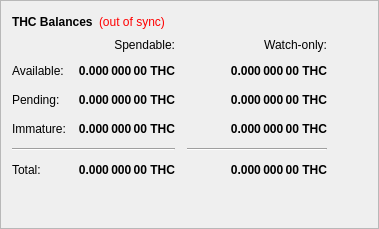
        <widget class="QFrame" name="frame">
         <property name="frameShape">
          <enum>QFrame::StyledPanel</enum>
         </property>
         <property name="frameShadow">
          <enum>QFrame::Raised</enum>
         </property>
         <layout class="QVBoxLayout" name="verticalLayout_4">
          <item>
           <layout class="QHBoxLayout" name="horizontalLayout_4">
            <item>
             <widget class="QLabel" name="label_5">
              <property name="font">
               <font>
                <weight>75</weight>
                <bold>true</bold>
               </font>
              </property>
              <property name="text">
               <string>THC Balances</string>
              </property>
             </widget>
            </item>
            <item>
             <widget class="QLabel" name="labelWalletStatus">
              <property name="cursor">
               <cursorShape>WhatsThisCursor</cursorShape>
              </property>
              <property name="toolTip">
               <string>The displayed information may be out of date. Your wallet automatically synchronizes with the Hempcoin network after a connection is established, but this process has not completed yet.</string>
              </property>
              <property name="styleSheet">
               <string notr="true">QLabel { color: red; }</string>
              </property>
              <property name="text">
               <string notr="true">(out of sync)</string>
              </property>
              <property name="alignment">
               <set>Qt::AlignLeading|Qt::AlignLeft|Qt::AlignVCenter</set>
              </property>
             </widget>
            </item>
            <item>
             <spacer name="horizontalSpacer_3">
              <property name="orientation">
               <enum>Qt::Horizontal</enum>
              </property>
              <property name="sizeHint" stdset="0">
               <size>
                <width>40</width>
                <height>20</height>
               </size>
              </property>
             </spacer>
            </item>
           </layout>
          </item>
          <item>
           <layout class="QGridLayout" name="gridLayout">
            <property name="spacing">
             <number>12</number>
            </property>
            <item row="2" column="2">
             <widget class="QLabel" name="labelWatchPending">
              <property name="font">
               <font>
                <weight>75</weight>
                <bold>true</bold>
               </font>
              </property>
              <property name="cursor">
               <cursorShape>IBeamCursor</cursorShape>
              </property>
              <property name="toolTip">
               <string>Unconfirmed transactions to watch-only addresses</string>
              </property>
              <property name="text">
               <string notr="true">0.000 000 00 THC</string>
              </property>
              <property name="alignment">
               <set>Qt::AlignRight|Qt::AlignTrailing|Qt::AlignVCenter</set>
              </property>
              <property name="textInteractionFlags">
               <set>Qt::LinksAccessibleByMouse|Qt::TextSelectableByKeyboard|Qt::TextSelectableByMouse</set>
              </property>
             </widget>
            </item>
            <item row="2" column="1">
             <widget class="QLabel" name="labelUnconfirmed">
              <property name="font">
               <font>
                <weight>75</weight>
                <bold>true</bold>
               </font>
              </property>
              <property name="cursor">
               <cursorShape>IBeamCursor</cursorShape>
              </property>
              <property name="toolTip">
               <string>Total of transactions that have yet to be confirmed, and do not yet count toward the spendable balance</string>
              </property>
              <property name="text">
               <string notr="true">0.000 000 00 THC</string>
              </property>
              <property name="alignment">
               <set>Qt::AlignRight|Qt::AlignTrailing|Qt::AlignVCenter</set>
              </property>
              <property name="textInteractionFlags">
               <set>Qt::LinksAccessibleByMouse|Qt::TextSelectableByKeyboard|Qt::TextSelectableByMouse</set>
              </property>
             </widget>
            </item>
            <item row="3" column="2">
             <widget class="QLabel" name="labelWatchImmature">
              <property name="font">
               <font>
                <weight>75</weight>
                <bold>true</bold>
               </font>
              </property>
              <property name="cursor">
               <cursorShape>IBeamCursor</cursorShape>
              </property>
              <property name="toolTip">
               <string>Staked or masternode rewards in watch-only addresses that has not yet matured</string>
              </property>
              <property name="text">
               <string notr="true">0.000 000 00 THC</string>
              </property>
              <property name="alignment">
               <set>Qt::AlignRight|Qt::AlignTrailing|Qt::AlignVCenter</set>
              </property>
              <property name="textInteractionFlags">
               <set>Qt::LinksAccessibleByMouse|Qt::TextSelectableByKeyboard|Qt::TextSelectableByMouse</set>
              </property>
             </widget>
            </item>
            <item row="4" column="0" colspan="2">
             <widget class="Line" name="lineSpendableBalance">
              <property name="orientation">
               <enum>Qt::Horizontal</enum>
              </property>
             </widget>
            </item>
            <item row="4" column="2">
             <widget class="Line" name="lineWatchBalance">
              <property name="sizePolicy">
               <sizepolicy hsizetype="Preferred" vsizetype="Fixed">
                <horstretch>0</horstretch>
                <verstretch>0</verstretch>
               </sizepolicy>
              </property>
              <property name="minimumSize">
               <size>
                <width>140</width>
                <height>0</height>
               </size>
              </property>
              <property name="orientation">
               <enum>Qt::Horizontal</enum>
              </property>
             </widget>
            </item>
            <item row="5" column="0">
             <widget class="QLabel" name="labelTotalText">
              <property name="text">
               <string>Total:</string>
              </property>
             </widget>
            </item>
            <item row="3" column="1">
             <widget class="QLabel" name="labelImmature">
              <property name="font">
               <font>
                <weight>75</weight>
                <bold>true</bold>
               </font>
              </property>
              <property name="cursor">
               <cursorShape>IBeamCursor</cursorShape>
              </property>
              <property name="toolTip">
               <string>Staked or masternode rewards that has not yet matured</string>
              </property>
              <property name="text">
               <string notr="true">0.000 000 00 THC</string>
              </property>
              <property name="alignment">
               <set>Qt::AlignRight|Qt::AlignTrailing|Qt::AlignVCenter</set>
              </property>
              <property name="textInteractionFlags">
               <set>Qt::LinksAccessibleByMouse|Qt::TextSelectableByKeyboard|Qt::TextSelectableByMouse</set>
              </property>
             </widget>
            </item>
            <item row="2" column="3">
             <spacer name="horizontalSpacer_2">
              <property name="orientation">
               <enum>Qt::Horizontal</enum>
              </property>
              <property name="sizeHint" stdset="0">
               <size>
                <width>40</width>
                <height>20</height>
               </size>
              </property>
             </spacer>
            </item>
            <item row="3" column="0">
             <widget class="QLabel" name="labelImmatureText">
              <property name="text">
               <string>Immature:</string>
              </property>
             </widget>
            </item>
            <item row="5" column="1">
             <widget class="QLabel" name="labelTotal">
              <property name="font">
               <font>
                <weight>75</weight>
                <bold>true</bold>
               </font>
              </property>
              <property name="cursor">
               <cursorShape>IBeamCursor</cursorShape>
              </property>
              <property name="toolTip">
               <string>Your current total balance</string>
              </property>
              <property name="text">
               <string notr="true">0.000 000 00 THC</string>
              </property>
              <property name="alignment">
               <set>Qt::AlignRight|Qt::AlignTrailing|Qt::AlignVCenter</set>
              </property>
              <property name="textInteractionFlags">
               <set>Qt::LinksAccessibleByMouse|Qt::TextSelectableByKeyboard|Qt::TextSelectableByMouse</set>
              </property>
             </widget>
            </item>
            <item row="5" column="2">
             <widget class="QLabel" name="labelWatchTotal">
              <property name="font">
               <font>
                <weight>75</weight>
                <bold>true</bold>
               </font>
              </property>
              <property name="cursor">
               <cursorShape>IBeamCursor</cursorShape>
              </property>
              <property name="toolTip">
               <string>Current total balance in watch-only addresses</string>
              </property>
              <property name="text">
               <string notr="true">0.000 000 00 THC</string>
              </property>
              <property name="alignment">
               <set>Qt::AlignRight|Qt::AlignTrailing|Qt::AlignVCenter</set>
              </property>
              <property name="textInteractionFlags">
               <set>Qt::LinksAccessibleByMouse|Qt::TextSelectableByKeyboard|Qt::TextSelectableByMouse</set>
              </property>
             </widget>
            </item>
            <item row="0" column="2">
             <widget class="QLabel" name="labelWatchonly">
              <property name="text">
               <string>Watch-only:</string>
              </property>
              <property name="alignment">
               <set>Qt::AlignRight|Qt::AlignTrailing|Qt::AlignVCenter</set>
              </property>
             </widget>
            </item>
            <item row="1" column="0">
             <widget class="QLabel" name="labelBalanceText">
              <property name="text">
               <string>Available:</string>
              </property>
             </widget>
            </item>
            <item row="1" column="1">
             <widget class="QLabel" name="labelBalance">
              <property name="font">
               <font>
                <weight>75</weight>
                <bold>true</bold>
               </font>
              </property>
              <property name="cursor">
               <cursorShape>IBeamCursor</cursorShape>
              </property>
              <property name="toolTip">
               <string>Your current spendable balance</string>
              </property>
              <property name="text">
               <string notr="true">0.000 000 00 THC</string>
              </property>
              <property name="alignment">
               <set>Qt::AlignRight|Qt::AlignTrailing|Qt::AlignVCenter</set>
              </property>
              <property name="textInteractionFlags">
               <set>Qt::LinksAccessibleByMouse|Qt::TextSelectableByKeyboard|Qt::TextSelectableByMouse</set>
              </property>
             </widget>
            </item>
            <item row="1" column="2">
             <widget class="QLabel" name="labelWatchAvailable">
              <property name="font">
               <font>
                <weight>75</weight>
                <bold>true</bold>
               </font>
              </property>
              <property name="cursor">
               <cursorShape>IBeamCursor</cursorShape>
              </property>
              <property name="toolTip">
               <string>Your current balance in watch-only addresses</string>
              </property>
              <property name="text">
               <string notr="true">0.000 000 00 THC</string>
              </property>
              <property name="alignment">
               <set>Qt::AlignRight|Qt::AlignTrailing|Qt::AlignVCenter</set>
              </property>
              <property name="textInteractionFlags">
               <set>Qt::LinksAccessibleByMouse|Qt::TextSelectableByKeyboard|Qt::TextSelectableByMouse</set>
              </property>
             </widget>
            </item>
            <item row="2" column="0">
             <widget class="QLabel" name="labelPendingText">
              <property name="text">
               <string>Pending:</string>
              </property>
             </widget>
            </item>
            <item row="0" column="1">
             <widget class="QLabel" name="labelSpendable">
              <property name="text">
               <string>Spendable:</string>
              </property>
              <property name="alignment">
               <set>Qt::AlignRight|Qt::AlignTrailing|Qt::AlignVCenter</set>
              </property>
             </widget>
            </item>
           </layout>
          </item>
          <item>
           <spacer name="verticalSpacer_4">
            <property name="orientation">
             <enum>Qt::Vertical</enum>
            </property>
            <property name="sizeHint" stdset="0">
             <size>
              <width>20</width>
              <height>40</height>
             </size>
            </property>
           </spacer>
          </item>
         </layout>
        </widget>
